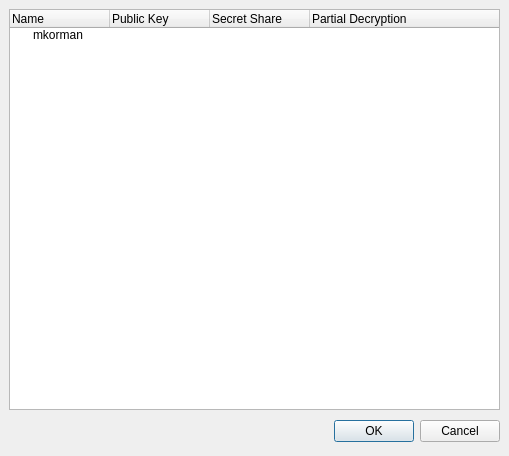
<ui version="4.0" >
 <author></author>
 <comment></comment>
 <exportmacro></exportmacro>
 <class>AuthoritiesDialog</class>
 <widget class="QDialog" name="AuthoritiesDialog" >
  <property name="geometry" >
   <rect>
    <x>0</x>
    <y>0</y>
    <width>509</width>
    <height>456</height>
   </rect>
  </property>
  <property name="windowTitle" >
   <string>Authorities</string>
  </property>
  <layout class="QGridLayout" >
   <property name="margin" >
    <number>9</number>
   </property>
   <property name="spacing" >
    <number>6</number>
   </property>
   <item row="1" column="0" >
    <layout class="QHBoxLayout" >
     <property name="margin" >
      <number>0</number>
     </property>
     <property name="spacing" >
      <number>6</number>
     </property>
     <item>
      <spacer>
       <property name="orientation" >
        <enum>Qt::Horizontal</enum>
       </property>
       <property name="sizeHint" >
        <size>
         <width>131</width>
         <height>31</height>
        </size>
       </property>
      </spacer>
     </item>
     <item>
      <widget class="QPushButton" name="okButton" >
       <property name="text" >
        <string>OK</string>
       </property>
      </widget>
     </item>
     <item>
      <widget class="QPushButton" name="cancelButton" >
       <property name="text" >
        <string>Cancel</string>
       </property>
      </widget>
     </item>
    </layout>
   </item>
   <item row="0" column="0" >
    <widget class="QTreeWidget" name="treeWidget" >
     <column>
      <property name="text" >
       <string>Name</string>
      </property>
     </column>
     <column>
      <property name="text" >
       <string>Public Key</string>
      </property>
     </column>
     <column>
      <property name="text" >
       <string>Secret Share</string>
      </property>
     </column>
     <column>
      <property name="text" >
       <string>Partial Decryption</string>
      </property>
     </column>
     <item>
      <property name="text" >
       <string>mkorman</string>
      </property>
      <property name="text" >
       <string/>
      </property>
      <property name="icon" >
       <iconset>../adder-web/public_html/images/check.png</iconset>
      </property>
      <property name="text" >
       <string/>
      </property>
      <property name="icon" >
       <iconset>../adder-web/public_html/images/check.png</iconset>
      </property>
      <property name="text" >
       <string/>
      </property>
      <property name="icon" >
       <iconset>../adder-web/public_html/images/check.png</iconset>
      </property>
     </item>
    </widget>
   </item>
  </layout>
 </widget>
 <pixmapfunction></pixmapfunction>
 <resources>
  <include location="../resource.qrc" />
 </resources>
 <connections>
  <connection>
   <sender>okButton</sender>
   <signal>clicked()</signal>
   <receiver>AuthoritiesDialog</receiver>
   <slot>accept()</slot>
   <hints>
    <hint type="sourcelabel" >
     <x>278</x>
     <y>253</y>
    </hint>
    <hint type="destinationlabel" >
     <x>96</x>
     <y>254</y>
    </hint>
   </hints>
  </connection>
  <connection>
   <sender>cancelButton</sender>
   <signal>clicked()</signal>
   <receiver>AuthoritiesDialog</receiver>
   <slot>reject()</slot>
   <hints>
    <hint type="sourcelabel" >
     <x>369</x>
     <y>253</y>
    </hint>
    <hint type="destinationlabel" >
     <x>179</x>
     <y>282</y>
    </hint>
   </hints>
  </connection>
 </connections>
</ui>
